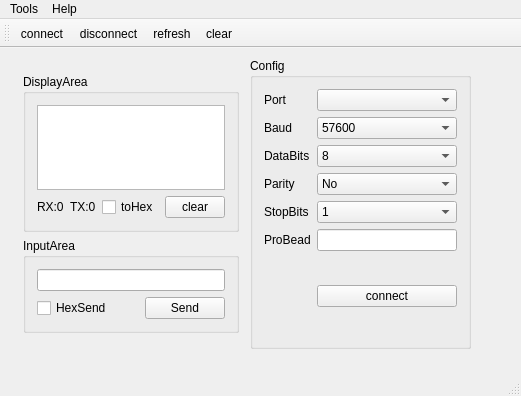
<?xml version="1.0" encoding="UTF-8"?>
<ui version="4.0">
 <class>MainWindow</class>
 <widget class="QMainWindow" name="MainWindow">
  <property name="geometry">
   <rect>
    <x>0</x>
    <y>0</y>
    <width>521</width>
    <height>396</height>
   </rect>
  </property>
  <property name="windowTitle">
   <string>MainWindow</string>
  </property>
  <property name="windowIcon">
   <iconset resource="img.qrc">
    <normaloff>:/img/save.png</normaloff>:/img/save.png</iconset>
  </property>
  <widget class="QWidget" name="centralWidget">
   <widget class="QGroupBox" name="groupBox_2">
    <property name="geometry">
     <rect>
      <x>250</x>
      <y>10</y>
      <width>221</width>
      <height>291</height>
     </rect>
    </property>
    <property name="title">
     <string>Config</string>
    </property>
    <layout class="QGridLayout" name="gridLayout">
     <item row="1" column="0">
      <widget class="QLabel" name="label_2">
       <property name="text">
        <string>Baud</string>
       </property>
      </widget>
     </item>
     <item row="7" column="1">
      <widget class="QPushButton" name="connectBtn">
       <property name="text">
        <string>connect</string>
       </property>
      </widget>
     </item>
     <item row="5" column="0">
      <widget class="QLabel" name="label_6">
       <property name="text">
        <string>ProBead</string>
       </property>
      </widget>
     </item>
     <item row="2" column="0">
      <widget class="QLabel" name="label_3">
       <property name="text">
        <string>DataBits</string>
       </property>
      </widget>
     </item>
     <item row="0" column="1">
      <widget class="QComboBox" name="portComboBox"/>
     </item>
     <item row="4" column="1">
      <widget class="QComboBox" name="stopBitscomboBox">
       <item>
        <property name="text">
         <string>1</string>
        </property>
       </item>
       <item>
        <property name="text">
         <string>1.5</string>
        </property>
       </item>
       <item>
        <property name="text">
         <string>2</string>
        </property>
       </item>
      </widget>
     </item>
     <item row="0" column="0">
      <widget class="QLabel" name="label">
       <property name="text">
        <string>Port</string>
       </property>
      </widget>
     </item>
     <item row="1" column="1">
      <widget class="QComboBox" name="baudcomboBox">
       <property name="currentIndex">
        <number>6</number>
       </property>
       <item>
        <property name="text">
         <string>1200</string>
        </property>
       </item>
       <item>
        <property name="text">
         <string>2400</string>
        </property>
       </item>
       <item>
        <property name="text">
         <string>4800</string>
        </property>
       </item>
       <item>
        <property name="text">
         <string>9600</string>
        </property>
       </item>
       <item>
        <property name="text">
         <string>19200</string>
        </property>
       </item>
       <item>
        <property name="text">
         <string>38400</string>
        </property>
       </item>
       <item>
        <property name="text">
         <string>57600</string>
        </property>
       </item>
       <item>
        <property name="text">
         <string>115200</string>
        </property>
       </item>
      </widget>
     </item>
     <item row="5" column="1">
      <widget class="QLineEdit" name="proBeadlineEdit"/>
     </item>
     <item row="4" column="0">
      <widget class="QLabel" name="label_5">
       <property name="text">
        <string>StopBits</string>
       </property>
      </widget>
     </item>
     <item row="2" column="1">
      <widget class="QComboBox" name="datacomboBox">
       <property name="currentIndex">
        <number>3</number>
       </property>
       <item>
        <property name="text">
         <string>5</string>
        </property>
       </item>
       <item>
        <property name="text">
         <string>6</string>
        </property>
       </item>
       <item>
        <property name="text">
         <string>7</string>
        </property>
       </item>
       <item>
        <property name="text">
         <string>8</string>
        </property>
       </item>
      </widget>
     </item>
     <item row="3" column="0">
      <widget class="QLabel" name="label_4">
       <property name="text">
        <string>Parity</string>
       </property>
      </widget>
     </item>
     <item row="3" column="1">
      <widget class="QComboBox" name="paritycomboBox">
       <item>
        <property name="text">
         <string>No</string>
        </property>
       </item>
       <item>
        <property name="text">
         <string>Even</string>
        </property>
       </item>
       <item>
        <property name="text">
         <string>Odd</string>
        </property>
       </item>
       <item>
        <property name="text">
         <string>Mark</string>
        </property>
       </item>
       <item>
        <property name="text">
         <string>Space</string>
        </property>
       </item>
      </widget>
     </item>
     <item row="7" column="0">
      <spacer name="verticalSpacer">
       <property name="orientation">
        <enum>Qt::Vertical</enum>
       </property>
       <property name="sizeHint" stdset="0">
        <size>
         <width>20</width>
         <height>40</height>
        </size>
       </property>
      </spacer>
     </item>
    </layout>
   </widget>
   <widget class="QWidget" name="">
    <property name="geometry">
     <rect>
      <x>12</x>
      <y>15</y>
      <width>238</width>
      <height>281</height>
     </rect>
    </property>
    <layout class="QVBoxLayout" name="verticalLayout_3">
     <item>
      <widget class="QGroupBox" name="groupBox">
       <property name="title">
        <string>DisplayArea</string>
       </property>
       <layout class="QVBoxLayout" name="verticalLayout">
        <item>
         <widget class="QTextEdit" name="displayArea"/>
        </item>
        <item>
         <layout class="QHBoxLayout" name="horizontalLayout">
          <item>
           <widget class="QLabel" name="rxCountLbl">
            <property name="text">
             <string>RX:0</string>
            </property>
           </widget>
          </item>
          <item>
           <widget class="QLabel" name="txCountLbl">
            <property name="text">
             <string>TX:0</string>
            </property>
           </widget>
          </item>
          <item>
           <widget class="QCheckBox" name="hexDisplycheckBox">
            <property name="text">
             <string>toHex</string>
            </property>
           </widget>
          </item>
          <item>
           <widget class="QPushButton" name="clearDisplyBtn">
            <property name="text">
             <string>clear</string>
            </property>
           </widget>
          </item>
         </layout>
        </item>
       </layout>
      </widget>
     </item>
     <item>
      <widget class="QGroupBox" name="groupBox_3">
       <property name="title">
        <string>InputArea</string>
       </property>
       <layout class="QVBoxLayout" name="verticalLayout_2">
        <item>
         <widget class="QLineEdit" name="inputLineEdit"/>
        </item>
        <item>
         <layout class="QHBoxLayout" name="horizontalLayout_2">
          <item>
           <widget class="QCheckBox" name="checkBox">
            <property name="text">
             <string>HexSend</string>
            </property>
           </widget>
          </item>
          <item>
           <spacer name="horizontalSpacer">
            <property name="orientation">
             <enum>Qt::Horizontal</enum>
            </property>
            <property name="sizeHint" stdset="0">
             <size>
              <width>40</width>
              <height>20</height>
             </size>
            </property>
           </spacer>
          </item>
          <item>
           <widget class="QPushButton" name="sendBtn">
            <property name="text">
             <string>Send</string>
            </property>
           </widget>
          </item>
         </layout>
        </item>
       </layout>
      </widget>
     </item>
    </layout>
   </widget>
  </widget>
  <widget class="QMenuBar" name="menuBar">
   <property name="geometry">
    <rect>
     <x>0</x>
     <y>0</y>
     <width>521</width>
     <height>22</height>
    </rect>
   </property>
   <widget class="QMenu" name="menuTools">
    <property name="title">
     <string>Tools</string>
    </property>
    <addaction name="actionConnect"/>
    <addaction name="actionDisconnect"/>
    <addaction name="actionRefresh"/>
    <addaction name="actionClear"/>
    <addaction name="separator"/>
    <addaction name="actionExit"/>
   </widget>
   <widget class="QMenu" name="menuHelp">
    <property name="title">
     <string>Help</string>
    </property>
    <addaction name="actionAbout"/>
   </widget>
   <addaction name="menuTools"/>
   <addaction name="menuHelp"/>
  </widget>
  <widget class="QToolBar" name="mainToolBar">
   <attribute name="toolBarArea">
    <enum>TopToolBarArea</enum>
   </attribute>
   <attribute name="toolBarBreak">
    <bool>false</bool>
   </attribute>
   <addaction name="actionConnect"/>
   <addaction name="actionDisconnect"/>
   <addaction name="actionRefresh"/>
   <addaction name="actionClear"/>
  </widget>
  <widget class="QStatusBar" name="statusBar"/>
  <action name="actionConnect">
   <property name="icon">
    <iconset resource="imgs.qrc">
     <normaloff>:/images/connect.png</normaloff>:/images/connect.png</iconset>
   </property>
   <property name="text">
    <string>connect</string>
   </property>
  </action>
  <action name="actionDisconnect">
   <property name="icon">
    <iconset resource="imgs.qrc">
     <normaloff>:/images/disconnect.png</normaloff>:/images/disconnect.png</iconset>
   </property>
   <property name="text">
    <string>disconnect</string>
   </property>
  </action>
  <action name="actionRefresh">
   <property name="icon">
    <iconset resource="img.qrc">
     <normaloff>:/img/paste.png</normaloff>:/img/paste.png</iconset>
   </property>
   <property name="text">
    <string>refresh</string>
   </property>
  </action>
  <action name="actionClear">
   <property name="icon">
    <iconset resource="imgs.qrc">
     <normaloff>:/images/clear.png</normaloff>:/images/clear.png</iconset>
   </property>
   <property name="text">
    <string>clear</string>
   </property>
  </action>
  <action name="actionExit">
   <property name="icon">
    <iconset resource="imgs.qrc">
     <normaloff>:/images/application-exit.png</normaloff>:/images/application-exit.png</iconset>
   </property>
   <property name="text">
    <string>exit</string>
   </property>
  </action>
  <action name="actionAbout">
   <property name="icon">
    <iconset resource="imgs.qrc">
     <normaloff>:/images/settings.png</normaloff>:/images/settings.png</iconset>
   </property>
   <property name="text">
    <string>hello</string>
   </property>
  </action>
 </widget>
 <layoutdefault spacing="6" margin="11"/>
 <resources>
  <include location="img.qrc"/>
  <include location="imgs.qrc"/>
 </resources>
 <connections/>
</ui>
